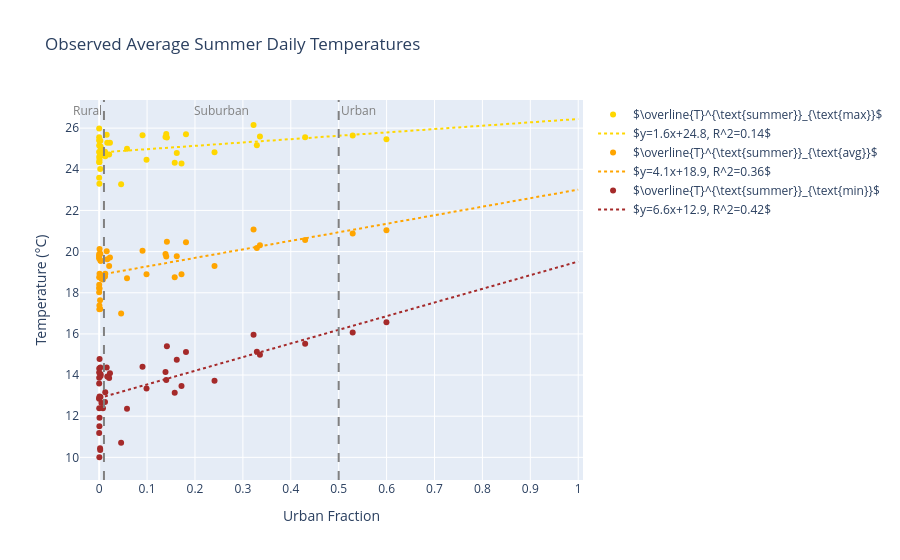

The cell this chart's notebook holds for it:
### Code cell
fig = go.Figure()
names = stations.station_name.values
x = stations.urban_fraction_blurred_std1p5.values

for coord,colour,subscript in zip(['tasmax_summer_avg_S','tasavg_summer_avg_S','tasmin_summer_avg_S'],['gold','orange','brown'],['max','avg','min']):
    y = stations[coord].values
    
    # Scatter stations
    fig.add_trace(go.Scatter(
        x=x,
        y=y,
        mode='markers',
        text=names,
        textposition='top center',
        marker=dict(size=6, color=colour),
        name = fr'$\overline{{T}}^{{\text{{JJA}}}}_{{\text{{{subscript}}}}}$',
        hovertemplate = (
            f'%{{text}}<br>urban_fraction_blurred_std1p5: %{{x}}'
            f'<br>{coord}: %{{y}}°C<extra></extra>'
        )
    ))

    # Linear Regression
    model = LinearRegression()
    X = x.reshape(-1, 1)
    model.fit(X,y)
    r_square = model.score(X,y)
    xline = np.linspace(0,1,2)
    yline = xline*model.coef_ + model.intercept_
    line_label = f'$y={round(model.coef_[0]*10)/10}x+{round(model.intercept_*10)/10}, R^2={round(r_square*100)/100}$'
    
    # Adding best-fit line
    fig.add_trace(go.Scatter(
        x=xline,
        y=yline.flatten(),
        mode='lines',
        line=dict(color=colour,dash='dot'),
        name=line_label
    ))
    
    
    # Axes labels, title, limits
    fig.update_layout(
        title='Observed Average Summer Daily Temperatures',
        xaxis_title='Urban Fraction',
        yaxis_title='Temperature (°C)',
        xaxis=dict(range=[-0.04, 1.01])
    )

# Urban thresholds
urban_thresh = 0.5
suburban_thresh = 0.1
rural_thresh = 0.01

# Marking thresholds
fig.add_vline(x=rural_thresh, line=dict(color='grey', dash='dash'), annotation_text='Rural', annotation_position='top left',annotation_font=dict(color='grey'))
fig.add_vline(x=urban_thresh, line=dict(color='grey', dash='dash'), annotation_text='Urban', annotation_position='top right',annotation_font=dict(color='grey'))
suburban_x = (rural_thresh + urban_thresh) / 2
fig.add_annotation(
    x=suburban_x,
    y=1.0,
    yref='paper',
    text='Suburban',
    showarrow=False,
    align='center',
    font=dict(color='grey')
)


# Display figure
fig.update_xaxes(dtick=0.1)
fig.show()
# fig.write_html('info/plots/observed_average_summer_daily_temperatures.html',include_mathjax='cdn')

### Figure 1 — Plotly figure (JSON) as saved in the notebook; plotly's stock layout.template omitted (floating-point values rounded to 4 significant figures)
{"data": [{"hovertemplate": "%{text}<br>urban_fraction_blurred_std1p5: %{x}<br>tasmax_summer_avg_S: %{y}°C<extra></extra>", "marker": {"color": "gold", "size": 6}, "mode": "markers", "name": "$\\overline{T}^{\\text{summer}}_{\\text{max}}$", "text": ["CORNWALL", "MORRISBURG", "DESCHAMBAULT", "L'ASSOMPTION", "LES CEDRES", "OKA", "ST ALBAN", "STE ANNE DE LA PERADE", "STE BEATRIX", "ST CHARLES DE MANDEVILLE", "ST COME", "ST NARCISSE", "SHAWINIGAN", "TROIS-RIVIERES", "BROME", "BROMPTONVILLE", "DRUMMONDVILLE", "FARNHAM", "FLEURY", "FORTIERVILLE", "GRANBY", "HEMMINGFORD FOUR WINDS", "MAGOG", "MCTAVISH", "MONTREAL INTL A", "NICOLET", "ORMSTOWN", "RICHMOND", "RIVIERE DES PRAIRIES", "ST GUILLAUME", "MONTREAL/ST-HUBERT", "ST HYACINTHE 2", "SAINT-GERMAIN-DE-GRANTHAM", "STE MADELEINE", "SOREL", "VALLEYFIELD", "ST-ANICET 1", "LACHUTE", "LA MACAZA", "NOMININGUE", "POINTE AU CHENE", "ST HIPPOLYTE", "ST JEROME", "ST-JOVITE", "ST MICHEL DES SAINTS"], "textposition": "top center", "type": "scatter", "x": [0.3223, 0.02254, 0.001875, 0.14, 0.09054, 0.003128, 0.004701, 0.01271, 0.0007373, 0.007926, 0.002183, 0.0007862, 0.1577, 0.0581, 0.0001177, 0.09888, 0.3292, 0.0001814, 0.002949, 5.216e-05, 0.162, 6.234e-05, 0.1719, 0.5997, 0.5292, 0.02085, 0.0008405, 0.002732, 0.1812, 0.01693, 0.3356, 0.002489, 0.01221, 0.01569, 0.43, 0.1414, 0.0, 0.1385, 1.734e-05, 0.0004896, 2.686e-05, 2.118e-08, 0.2408, 0.0004067, 0.04585], "y": [26.15, 25.29, 24.77, 25.72, 25.66, 25.04, 24.68, 24.63, 24.47, 24.86, 24.01, 24.84, 24.32, 25.0, 24.35, 24.46, 25.17, 25.39, 25.1, 24.6, 24.79, 25.56, 24.28, 25.46, 25.64, 24.72, 25.41, 24.77, 25.71, 25.29, 25.59, 25.39, 24.85, 25.68, 25.55, 25.54, 25.98, 25.57, 24.84, 23.3, 25.16, 23.58, 24.83, 24.34, 23.28]}, {"line": {"color": "gold", "dash": "dot"}, "mode": "lines", "name": "$y=1.6x+24.8, R^2=0.14$", "type": "scatter", "x": [0.0, 1.0], "y": [24.81, 26.44]}, {"hovertemplate": "%{text}<br>urban_fraction_blurred_std1p5: %{x}<br>tasavg_summer_avg_S: %{y}°C<extra></extra>", "marker": {"color": "orange", "size": 6}, "mode": "markers", "name": "$\\overline{T}^{\\text{summer}}_{\\text{avg}}$", "text": ["CORNWALL", "MORRISBURG", "DESCHAMBAULT", "L'ASSOMPTION", "LES CEDRES", "OKA", "ST ALBAN", "STE ANNE DE LA PERADE", "STE BEATRIX", "ST CHARLES DE MANDEVILLE", "ST COME", "ST NARCISSE", "SHAWINIGAN", "TROIS-RIVIERES", "BROME", "BROMPTONVILLE", "DRUMMONDVILLE", "FARNHAM", "FLEURY", "FORTIERVILLE", "GRANBY", "HEMMINGFORD FOUR WINDS", "MAGOG", "MCTAVISH", "MONTREAL INTL A", "NICOLET", "ORMSTOWN", "RICHMOND", "RIVIERE DES PRAIRIES", "ST GUILLAUME", "MONTREAL/ST-HUBERT", "ST HYACINTHE 2", "SAINT-GERMAIN-DE-GRANTHAM", "STE MADELEINE", "SOREL", "VALLEYFIELD", "ST-ANICET 1", "LACHUTE", "LA MACAZA", "NOMININGUE", "POINTE AU CHENE", "ST HIPPOLYTE", "ST JEROME", "ST-JOVITE", "ST MICHEL DES SAINTS"], "textposition": "top center", "type": "scatter", "x": [0.3223, 0.02254, 0.001875, 0.14, 0.09054, 0.003128, 0.004701, 0.01271, 0.0007373, 0.007926, 0.002183, 0.0007862, 0.1577, 0.0581, 0.0001177, 0.09888, 0.3292, 0.0001814, 0.002949, 5.216e-05, 0.162, 6.234e-05, 0.1719, 0.5997, 0.5292, 0.02085, 0.0008405, 0.002732, 0.1812, 0.01693, 0.3356, 0.002489, 0.01221, 0.01569, 0.43, 0.1414, 0.0, 0.1385, 1.734e-05, 0.0004896, 2.686e-05, 2.118e-08, 0.2408, 0.0004067, 0.04585], "y": [21.07, 19.71, 17.64, 19.76, 20.05, 19.55, 18.68, 18.92, 18.21, 18.65, 17.21, 18.92, 18.75, 18.7, 18.39, 18.9, 20.17, 19.88, 19.56, 18.76, 19.77, 19.73, 18.9, 21.04, 20.88, 19.3, 20.12, 18.86, 20.45, 19.63, 20.31, 19.9, 18.79, 20.02, 20.56, 20.48, 19.81, 19.88, 18.02, 17.39, 19.66, 18.23, 19.3, 17.2, 16.99]}, {"line": {"color": "orange", "dash": "dot"}, "mode": "lines", "name": "$y=4.1x+18.9, R^2=0.36$", "type": "scatter", "x": [0.0, 1.0], "y": [18.86, 23.01]}, {"hovertemplate": "%{text}<br>urban_fraction_blurred_std1p5: %{x}<br>tasmin_summer_avg_S: %{y}°C<extra></extra>", "marker": {"color": "brown", "size": 6}, "mode": "markers", "name": "$\\overline{T}^{\\text{summer}}_{\\text{min}}$", "text": ["CORNWALL", "MORRISBURG", "DESCHAMBAULT", "L'ASSOMPTION", "LES CEDRES", "OKA", "ST ALBAN", "STE ANNE DE LA PERADE", "STE BEATRIX", "ST CHARLES DE MANDEVILLE", "ST COME", "ST NARCISSE", "SHAWINIGAN", "TROIS-RIVIERES", "BROME", "BROMPTONVILLE", "DRUMMONDVILLE", "FARNHAM", "FLEURY", "FORTIERVILLE", "GRANBY", "HEMMINGFORD FOUR WINDS", "MAGOG", "MCTAVISH", "MONTREAL INTL A", "NICOLET", "ORMSTOWN", "RICHMOND", "RIVIERE DES PRAIRIES", "ST GUILLAUME", "MONTREAL/ST-HUBERT", "ST HYACINTHE 2", "SAINT-GERMAIN-DE-GRANTHAM", "STE MADELEINE", "SOREL", "VALLEYFIELD", "ST-ANICET 1", "LACHUTE", "LA MACAZA", "NOMININGUE", "POINTE AU CHENE", "ST HIPPOLYTE", "ST JEROME", "ST-JOVITE", "ST MICHEL DES SAINTS"], "textposition": "top center", "type": "scatter", "x": [0.3223, 0.02254, 0.001875, 0.14, 0.09054, 0.003128, 0.004701, 0.01271, 0.0007373, 0.007926, 0.002183, 0.0007862, 0.1577, 0.0581, 0.0001177, 0.09888, 0.3292, 0.0001814, 0.002949, 5.216e-05, 0.162, 6.234e-05, 0.1719, 0.5997, 0.5292, 0.02085, 0.0008405, 0.002732, 0.1812, 0.01693, 0.3356, 0.002489, 0.01221, 0.01569, 0.43, 0.1414, 0.0, 0.1385, 1.734e-05, 0.0004896, 2.686e-05, 2.118e-08, 0.2408, 0.0004067, 0.04585], "y": [15.95, 14.09, 10.45, 13.76, 14.41, 14.04, 12.64, 13.16, 11.92, 12.39, 10.36, 12.96, 13.14, 12.36, 12.39, 13.35, 15.13, 14.32, 13.95, 12.87, 14.74, 13.87, 13.46, 16.57, 16.07, 13.86, 14.79, 12.93, 15.12, 13.93, 14.99, 14.36, 12.69, 14.36, 15.53, 15.41, 13.59, 14.15, 11.19, 11.51, 14.12, 12.84, 13.72, 10.01, 10.71]}, {"line": {"color": "brown", "dash": "dot"}, "mode": "lines", "name": "$y=6.6x+12.9, R^2=0.42$", "type": "scatter", "x": [0.0, 1.0], "y": [12.88, 19.52]}], "layout": {"annotations": [{"font": {"color": "grey"}, "showarrow": false, "text": "Rural", "x": 0.01, "xanchor": "right", "xref": "x", "y": 1, "yanchor": "top", "yref": "y domain"}, {"font": {"color": "grey"}, "showarrow": false, "text": "Urban", "x": 0.5, "xanchor": "left", "xref": "x", "y": 1, "yanchor": "top", "yref": "y domain"}, {"align": "center", "font": {"color": "grey"}, "showarrow": false, "text": "Suburban", "x": 0.255, "y": 1, "yref": "paper"}], "shapes": [{"line": {"color": "grey", "dash": "dash"}, "type": "line", "x0": 0.01, "x1": 0.01, "xref": "x", "y0": 0, "y1": 1, "yref": "y domain"}, {"line": {"color": "grey", "dash": "dash"}, "type": "line", "x0": 0.5, "x1": 0.5, "xref": "x", "y0": 0, "y1": 1, "yref": "y domain"}], "title": {"text": "Observed Average Summer Daily Temperatures"}, "xaxis": {"dtick": 0.1, "range": [-0.04, 1.01], "title": {"text": "Urban Fraction"}}, "yaxis": {"title": {"text": "Temperature (°C)"}}}}
